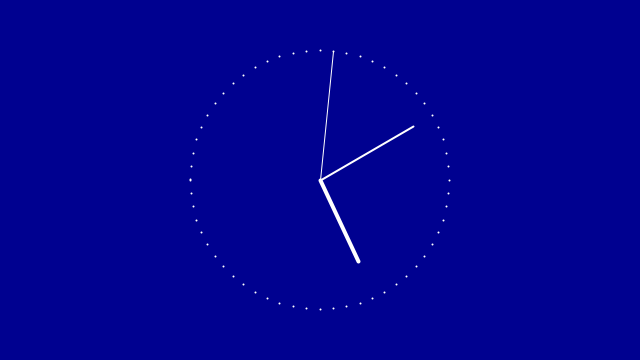
Frame 1 (no input)
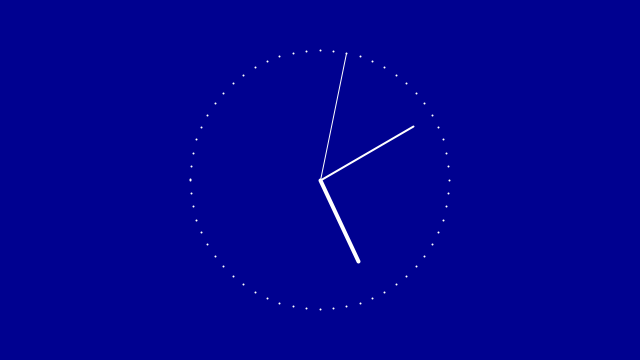
Frame 60 (the mouse pressed at the canvas centre just before this capture)
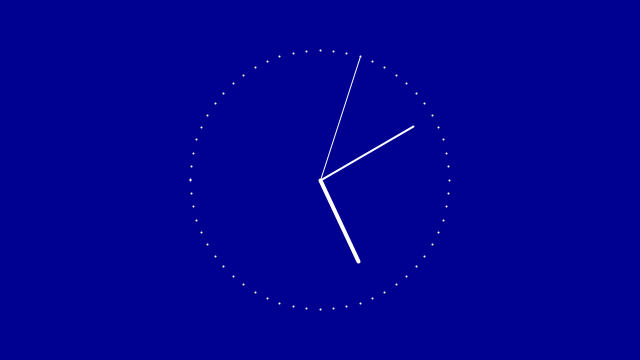
Frame 120 (the mouse held since frame 60 and released just before this capture)

The Processing sketch that drew these frames (run headless with seeded random() and noise(); from frame 60 on, the mouse is pressed at the canvas centre):

// Processing sketch: Klein_clock__Formative
// ── Klein_clock__Formative.pde
int cx, cy;
float secondsRadius;
float minutesRadius;
float hoursRadius;
float clockDiameter;

void setup() {
  size(640, 360);
  stroke(255);
  
  int radius = min(width, height) / 2;
  secondsRadius = radius * 0.72;
  minutesRadius = radius * 0.60;
  hoursRadius = radius * 0.50;
  clockDiameter = radius * 4.6;
  
  cx = width / 2;
  cy = height / 2;
}

void draw() {
  background(400);
  
  // Draw the clock background
  fill(400);
  noStroke();
  ellipse(cx, cy, clockDiameter, clockDiameter);
  
  // Angles for sin() and cos() start at 3 o'clock;
  // subtract HALF_PI to make them start at the top
  float s = map(second(), 0, 60, 0, TWO_PI) - HALF_PI;
  float m = map(minute() + norm(second(), 0, 60), 0, 60, 0, TWO_PI) - HALF_PI; 
  float h = map(hour() + norm(minute(), 0, 60), 0, 24, 0, TWO_PI * 2) - HALF_PI;
  
  // Draw the hands of the clock
  stroke(255);
  strokeWeight(1);
  line(cx, cy, cx + cos(s) * secondsRadius, cy + sin(s) * secondsRadius);
  strokeWeight(2);
  line(cx, cy, cx + cos(m) * minutesRadius, cy + sin(m) * minutesRadius);
  strokeWeight(4);
  line(cx, cy, cx + cos(h) * hoursRadius, cy + sin(h) * hoursRadius);
  
  // Draw the minute ticks
  strokeWeight(2);
  beginShape(POINTS);
  for (int a = 0; a < 360; a+=6) {
    float angle = radians(a);
    float x = cx + cos(angle) * secondsRadius;
    float y = cy + sin(angle) * secondsRadius;
    vertex(x, y);
  }
  endShape();
}
